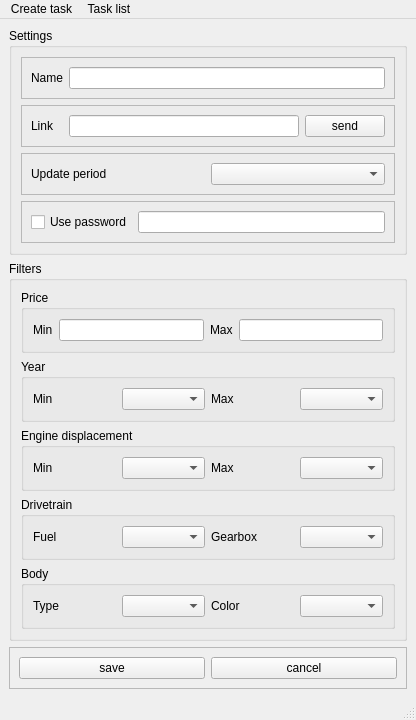
<?xml version="1.0" encoding="UTF-8"?>
<ui version="4.0">
 <class>MainWindow</class>
 <widget class="QMainWindow" name="MainWindow">
  <property name="geometry">
   <rect>
    <x>0</x>
    <y>0</y>
    <width>416</width>
    <height>661</height>
   </rect>
  </property>
  <property name="windowTitle">
   <string>MainWindow</string>
  </property>
  <widget class="QWidget" name="centralwidget">
   <layout class="QGridLayout" name="gridLayout">
    <item row="1" column="0">
     <widget class="QGroupBox" name="filter_box">
      <property name="enabled">
       <bool>true</bool>
      </property>
      <property name="title">
       <string>Filters</string>
      </property>
      <layout class="QVBoxLayout" name="verticalLayout">
       <item>
        <widget class="QGroupBox" name="groupBox_2">
         <property name="title">
          <string>Price</string>
         </property>
         <layout class="QHBoxLayout" name="horizontalLayout">
          <item>
           <widget class="QLabel" name="label">
            <property name="text">
             <string>Min</string>
            </property>
            <property name="buddy">
             <cstring>price_min_field</cstring>
            </property>
           </widget>
          </item>
          <item>
           <widget class="QLineEdit" name="price_min_field"/>
          </item>
          <item>
           <widget class="QLabel" name="label_2">
            <property name="text">
             <string>Max</string>
            </property>
            <property name="buddy">
             <cstring>price_max_field</cstring>
            </property>
           </widget>
          </item>
          <item>
           <widget class="QLineEdit" name="price_max_field"/>
          </item>
         </layout>
        </widget>
       </item>
       <item>
        <widget class="QGroupBox" name="groupBox_3">
         <property name="title">
          <string>Year</string>
         </property>
         <layout class="QHBoxLayout" name="horizontalLayout_2">
          <item>
           <widget class="QLabel" name="label_3">
            <property name="text">
             <string>Min</string>
            </property>
            <property name="buddy">
             <cstring>year_min_cbox</cstring>
            </property>
           </widget>
          </item>
          <item>
           <widget class="QComboBox" name="year_min_cbox"/>
          </item>
          <item>
           <widget class="QLabel" name="label_4">
            <property name="text">
             <string>Max</string>
            </property>
            <property name="buddy">
             <cstring>year_max_cbox</cstring>
            </property>
           </widget>
          </item>
          <item>
           <widget class="QComboBox" name="year_max_cbox"/>
          </item>
         </layout>
        </widget>
       </item>
       <item>
        <widget class="QGroupBox" name="groupBox_4">
         <property name="title">
          <string>Engine displacement</string>
         </property>
         <layout class="QHBoxLayout" name="horizontalLayout_3">
          <item>
           <widget class="QLabel" name="label_5">
            <property name="text">
             <string>Min</string>
            </property>
            <property name="buddy">
             <cstring>eng_min_cbox</cstring>
            </property>
           </widget>
          </item>
          <item>
           <widget class="QComboBox" name="eng_min_cbox"/>
          </item>
          <item>
           <widget class="QLabel" name="label_6">
            <property name="text">
             <string>Max</string>
            </property>
            <property name="buddy">
             <cstring>eng_max_cbox</cstring>
            </property>
           </widget>
          </item>
          <item>
           <widget class="QComboBox" name="eng_max_cbox"/>
          </item>
         </layout>
        </widget>
       </item>
       <item>
        <widget class="QGroupBox" name="groupBox_5">
         <property name="title">
          <string>Drivetrain</string>
         </property>
         <layout class="QHBoxLayout" name="horizontalLayout_4">
          <item>
           <widget class="QLabel" name="label_7">
            <property name="text">
             <string>Fuel</string>
            </property>
            <property name="buddy">
             <cstring>eng_fuel_cbox</cstring>
            </property>
           </widget>
          </item>
          <item>
           <widget class="QComboBox" name="eng_fuel_cbox"/>
          </item>
          <item>
           <widget class="QLabel" name="label_8">
            <property name="text">
             <string>Gearbox</string>
            </property>
            <property name="buddy">
             <cstring>gear_cbox</cstring>
            </property>
           </widget>
          </item>
          <item>
           <widget class="QComboBox" name="gear_cbox"/>
          </item>
         </layout>
        </widget>
       </item>
       <item>
        <widget class="QGroupBox" name="groupBox_6">
         <property name="title">
          <string>Body</string>
         </property>
         <layout class="QHBoxLayout" name="horizontalLayout_5">
          <item>
           <widget class="QLabel" name="label_9">
            <property name="text">
             <string>Type</string>
            </property>
            <property name="buddy">
             <cstring>body_cbox</cstring>
            </property>
           </widget>
          </item>
          <item>
           <widget class="QComboBox" name="body_cbox"/>
          </item>
          <item>
           <widget class="QLabel" name="label_10">
            <property name="text">
             <string>Color</string>
            </property>
           </widget>
          </item>
          <item>
           <widget class="QComboBox" name="color_cbox"/>
          </item>
         </layout>
        </widget>
       </item>
      </layout>
     </widget>
    </item>
    <item row="0" column="0">
     <widget class="QGroupBox" name="setting_box">
      <property name="title">
       <string>Settings</string>
      </property>
      <layout class="QVBoxLayout" name="verticalLayout_2">
       <item>
        <widget class="QFrame" name="frame">
         <property name="frameShape">
          <enum>QFrame::StyledPanel</enum>
         </property>
         <property name="frameShadow">
          <enum>QFrame::Raised</enum>
         </property>
         <layout class="QHBoxLayout" name="horizontalLayout_7">
          <item>
           <widget class="QLabel" name="label_11">
            <property name="text">
             <string>Name</string>
            </property>
            <property name="buddy">
             <cstring>name_field</cstring>
            </property>
           </widget>
          </item>
          <item>
           <widget class="QLineEdit" name="name_field"/>
          </item>
         </layout>
        </widget>
       </item>
       <item>
        <widget class="QFrame" name="frame_4">
         <property name="frameShape">
          <enum>QFrame::StyledPanel</enum>
         </property>
         <property name="frameShadow">
          <enum>QFrame::Raised</enum>
         </property>
         <layout class="QHBoxLayout" name="horizontalLayout_11">
          <item>
           <widget class="QLabel" name="label_14">
            <property name="text">
             <string>Link   </string>
            </property>
            <property name="buddy">
             <cstring>name_field</cstring>
            </property>
           </widget>
          </item>
          <item>
           <widget class="QLineEdit" name="link_field"/>
          </item>
          <item>
           <widget class="QPushButton" name="send_link_button">
            <property name="text">
             <string>send</string>
            </property>
           </widget>
          </item>
         </layout>
        </widget>
       </item>
       <item>
        <widget class="QFrame" name="frame_2">
         <property name="frameShape">
          <enum>QFrame::StyledPanel</enum>
         </property>
         <property name="frameShadow">
          <enum>QFrame::Raised</enum>
         </property>
         <layout class="QHBoxLayout" name="horizontalLayout_8">
          <item>
           <widget class="QLabel" name="label_12">
            <property name="text">
             <string>Update period</string>
            </property>
            <property name="buddy">
             <cstring>update_time_cbox</cstring>
            </property>
           </widget>
          </item>
          <item>
           <widget class="QComboBox" name="update_time_cbox"/>
          </item>
         </layout>
        </widget>
       </item>
       <item>
        <widget class="QFrame" name="frame_3">
         <property name="frameShape">
          <enum>QFrame::StyledPanel</enum>
         </property>
         <property name="frameShadow">
          <enum>QFrame::Raised</enum>
         </property>
         <layout class="QHBoxLayout" name="horizontalLayout_9">
          <item>
           <widget class="QCheckBox" name="checkBox">
            <property name="text">
             <string>Use password</string>
            </property>
           </widget>
          </item>
          <item>
           <widget class="QLineEdit" name="passwordfield">
            <property name="text">
             <string/>
            </property>
            <property name="echoMode">
             <enum>QLineEdit::Password</enum>
            </property>
           </widget>
          </item>
         </layout>
        </widget>
       </item>
      </layout>
     </widget>
    </item>
    <item row="2" column="0">
     <widget class="QFrame" name="frame_5">
      <property name="frameShape">
       <enum>QFrame::StyledPanel</enum>
      </property>
      <property name="frameShadow">
       <enum>QFrame::Raised</enum>
      </property>
      <layout class="QHBoxLayout" name="horizontalLayout_6">
       <item>
        <widget class="QPushButton" name="save_button">
         <property name="text">
          <string>save</string>
         </property>
        </widget>
       </item>
       <item>
        <widget class="QPushButton" name="cancel_button">
         <property name="text">
          <string>cancel</string>
         </property>
        </widget>
       </item>
      </layout>
     </widget>
    </item>
   </layout>
  </widget>
  <widget class="QMenuBar" name="menubar">
   <property name="geometry">
    <rect>
     <x>0</x>
     <y>0</y>
     <width>416</width>
     <height>21</height>
    </rect>
   </property>
   <widget class="QMenu" name="menuCreate_new">
    <property name="title">
     <string>Create task</string>
    </property>
   </widget>
   <widget class="QMenu" name="menuTask_list">
    <property name="title">
     <string>Task list</string>
    </property>
   </widget>
   <addaction name="menuCreate_new"/>
   <addaction name="menuTask_list"/>
  </widget>
  <widget class="QStatusBar" name="statusbar">
   <property name="cursor">
    <cursorShape>ArrowCursor</cursorShape>
   </property>
  </widget>
 </widget>
 <resources/>
 <connections/>
</ui>
